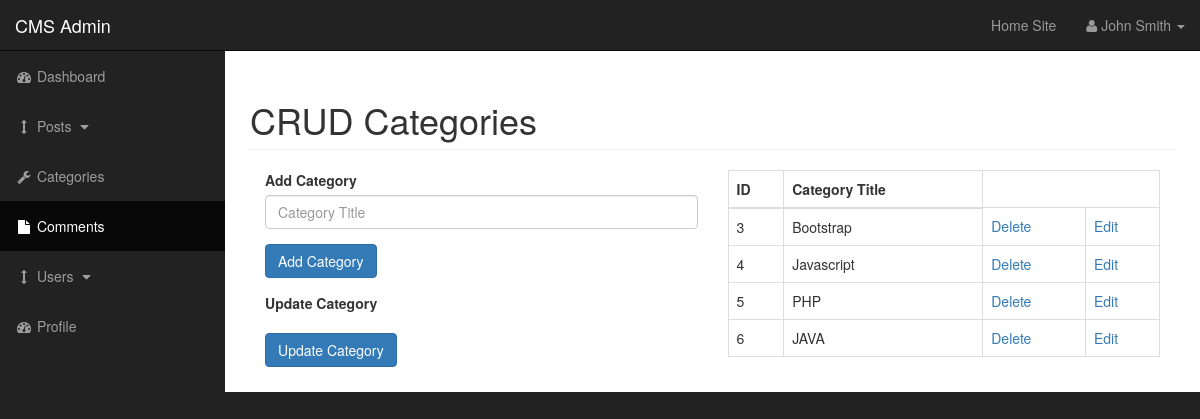
Page /CMS_TEMPLATE/admin/categories.php on the committed database.
### tables this page shows
CREATE TABLE `categories` (
  `cat_id` int(3) NOT NULL,
  `cat_title` varchar(255) NOT NULL
);

### CMS_TEMPLATE/admin/categories.php (the view, shortened to what this page needs)
<?php include "includes/header.php" ?>
<body>
    <div id="wrapper">
        <?php include "includes/navigation.php"; ?>
        <div id="page-wrapper">
            <div class="container-fluid">
                <div class="row">
                    <div class="col-lg-12">
                        <h1 class="page-header"> CRUD Categories</h1>
                        <div class="col-xs-6">
                            <form action="categories.php" method="post">
                                <div class="form-group">
                                    <label for="cat_title">Add Category</label>
                                    <input type="text" name="cat_title" class="form-control" placeholder="Category Title">
                                </div>
                                <div class="form-group">
                                    <input type="submit" name="submit" value="Add Category" class="btn btn-primary">
                                </div>
                            </form>
                            <form action="categories.php" method="post">
                                <div class="form-group">
                                    <label for="cat_title">Update Category</label>
                                </div>
                                <div class="form-group">
                                    <input type="submit" name="update" value="Update Category" class="btn btn-primary">
                                </div>
                            </form>
                        </div>
                        <div class="col-xs-6">
                            <table class="table table-bordered table-hover">
                                <thead>
                                    <tr>
                                        <th>ID</th>
                                        <th>Category Title</th>
                                    </tr>
                                </thead>
                                <tbody>
                                    <?php
                                        global $connection;
                                        $nav_query = "SELECT * FROM categories";
                                        $select_categories = mysqli_query($connection, $nav_query);
                                        while ($row = mysqli_fetch_assoc($select_categories)){
                                            $cat_id = $row['cat_id'];
                                            $cat_title = $row['cat_title'];
                                            echo "<tr>
                                                <td>{$cat_id}</td>
                                                <td>{$cat_title}</td>
                                                <td><a href='categories.php?delete={$cat_id}' />Delete</td>
                                                <td><a href='categories.php?edit={$cat_id}' />Edit</td>
                                            </tr>";
                                        }
                                    ?>
                                </tbody>
                            </table>
                        </div>
                    </div>
                </div>
            </div>
        </div>
    </div>
</body>
</html>

### CMS_TEMPLATE/admin/css/sb-admin.css (style rules this page uses)
body { margin-top: 100px; background-color: #222; }
@media (min-width:768px) { body { margin-top: 50px; } }
#wrapper { padding-left: 0; }
#page-wrapper { width: 100%; padding: 0; background-color: #fff; }
@media (min-width:768px) { #wrapper { padding-left: 225px; } }
@media (min-width:768px) { #page-wrapper { padding: 10px; } }

### rows in the picture
categories: cat_id "3", cat_title "Bootstrap"
categories: cat_id "4", cat_title "Javascript"
categories: cat_id "5", cat_title "PHP"
categories: cat_id "6", cat_title "JAVA"
